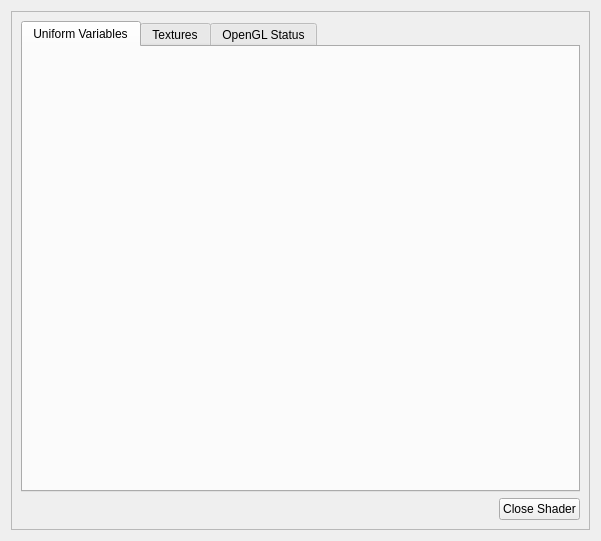
<ui version="4.0" >
 <class>ShaderDialogClass</class>
 <widget class="QWidget" name="ShaderDialogClass" >
  <property name="geometry" >
   <rect>
    <x>0</x>
    <y>0</y>
    <width>601</width>
    <height>541</height>
   </rect>
  </property>
  <property name="windowTitle" >
   <string>Form</string>
  </property>
  <layout class="QVBoxLayout" name="verticalLayout_2" >
   <item>
    <widget class="QFrame" name="frame" >
     <property name="frameShape" >
      <enum>QFrame::StyledPanel</enum>
     </property>
     <property name="frameShadow" >
      <enum>QFrame::Raised</enum>
     </property>
     <layout class="QVBoxLayout" name="verticalLayout" >
      <item>
       <widget class="QTabWidget" name="tabWidget" >
        <property name="currentIndex" >
         <number>0</number>
        </property>
        <widget class="QWidget" name="uvTab" >
         <property name="geometry" >
          <rect>
           <x>0</x>
           <y>0</y>
           <width>557</width>
           <height>437</height>
          </rect>
         </property>
         <attribute name="title" >
          <string>Uniform Variables</string>
         </attribute>
         <widget class="QWidget" name="varListLayer" >
          <property name="geometry" >
           <rect>
            <x>10</x>
            <y>20</y>
            <width>171</width>
            <height>20</height>
           </rect>
          </property>
          <layout class="QHBoxLayout" />
         </widget>
        </widget>
        <widget class="QWidget" name="textureTab" >
         <property name="geometry" >
          <rect>
           <x>0</x>
           <y>0</y>
           <width>640</width>
           <height>384</height>
          </rect>
         </property>
         <attribute name="title" >
          <string>Textures</string>
         </attribute>
        </widget>
        <widget class="QWidget" name="glTab" >
         <property name="geometry" >
          <rect>
           <x>0</x>
           <y>0</y>
           <width>557</width>
           <height>437</height>
          </rect>
         </property>
         <attribute name="title" >
          <string>OpenGL Status</string>
         </attribute>
        </widget>
       </widget>
      </item>
      <item>
       <layout class="QHBoxLayout" name="bottomRowLayout" >
        <item>
         <spacer name="spacer" >
          <property name="orientation" >
           <enum>Qt::Horizontal</enum>
          </property>
          <property name="sizeHint" stdset="0" >
           <size>
            <width>0</width>
            <height>0</height>
           </size>
          </property>
         </spacer>
        </item>
        <item>
         <widget class="QPushButton" name="okButton" >
          <property name="text" >
           <string>Close Shader</string>
          </property>
         </widget>
        </item>
       </layout>
      </item>
     </layout>
    </widget>
   </item>
  </layout>
 </widget>
 <resources/>
 <connections/>
</ui>
